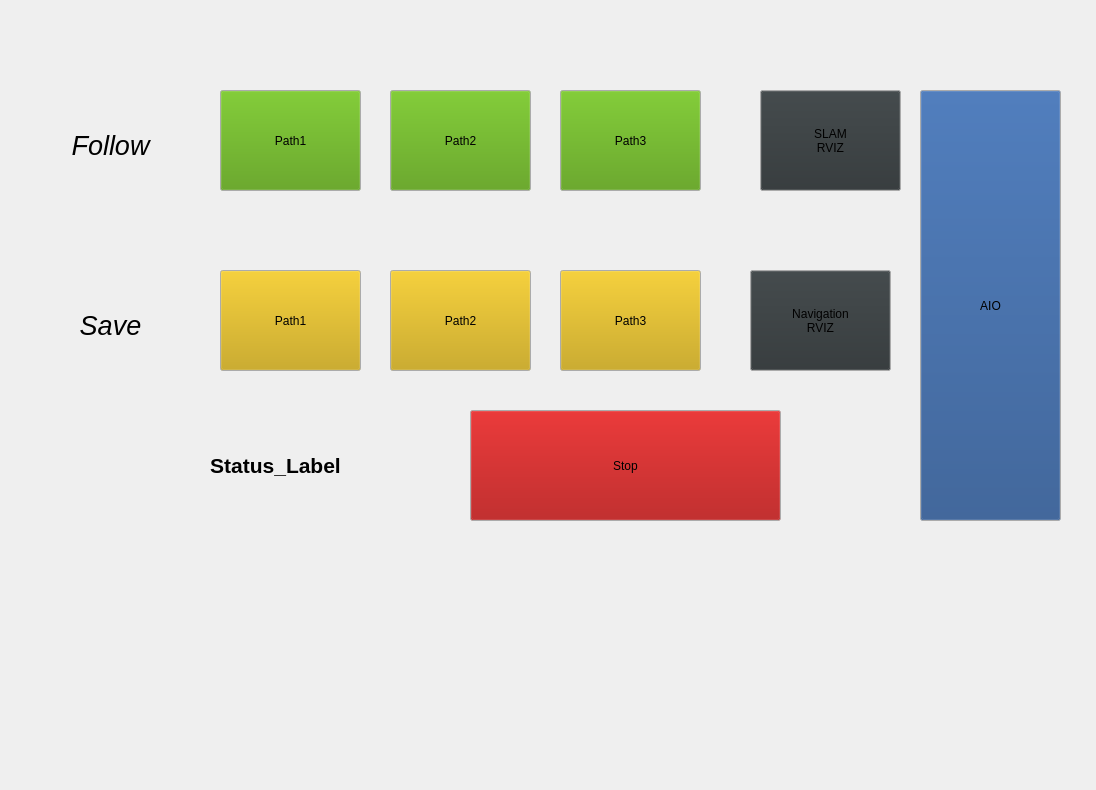
<?xml version="1.0" encoding="UTF-8"?>
<ui version="4.0">
 <class>Form</class>
 <widget class="QWidget" name="Form">
  <property name="geometry">
   <rect>
    <x>0</x>
    <y>0</y>
    <width>1096</width>
    <height>790</height>
   </rect>
  </property>
  <property name="windowTitle">
   <string>Form</string>
  </property>
  <widget class="QPushButton" name="follow_path_1_Button">
   <property name="geometry">
    <rect>
     <x>220</x>
     <y>90</y>
     <width>141</width>
     <height>101</height>
    </rect>
   </property>
   <property name="palette">
    <palette>
     <active>
      <colorrole role="Button">
       <brush brushstyle="SolidPattern">
        <color alpha="255">
         <red>78</red>
         <green>154</green>
         <blue>6</blue>
        </color>
       </brush>
      </colorrole>
     </active>
     <inactive>
      <colorrole role="Button">
       <brush brushstyle="SolidPattern">
        <color alpha="255">
         <red>78</red>
         <green>154</green>
         <blue>6</blue>
        </color>
       </brush>
      </colorrole>
     </inactive>
     <disabled>
      <colorrole role="Button">
       <brush brushstyle="SolidPattern">
        <color alpha="255">
         <red>78</red>
         <green>154</green>
         <blue>6</blue>
        </color>
       </brush>
      </colorrole>
     </disabled>
    </palette>
   </property>
   <property name="font">
    <font>
     <family>Ubuntu</family>
    </font>
   </property>
   <property name="text">
    <string>Path1</string>
   </property>
  </widget>
  <widget class="QLabel" name="label">
   <property name="geometry">
    <rect>
     <x>30</x>
     <y>80</y>
     <width>161</width>
     <height>131</height>
    </rect>
   </property>
   <property name="font">
    <font>
     <pointsize>20</pointsize>
     <italic>true</italic>
     <underline>false</underline>
     <strikeout>false</strikeout>
    </font>
   </property>
   <property name="text">
    <string>Follow</string>
   </property>
   <property name="alignment">
    <set>Qt::AlignCenter</set>
   </property>
  </widget>
  <widget class="QLabel" name="status_Label">
   <property name="geometry">
    <rect>
     <x>170</x>
     <y>410</y>
     <width>211</width>
     <height>111</height>
    </rect>
   </property>
   <property name="palette">
    <palette>
     <active>
      <colorrole role="Button">
       <brush brushstyle="SolidPattern">
        <color alpha="255">
         <red>92</red>
         <green>53</green>
         <blue>102</blue>
        </color>
       </brush>
      </colorrole>
      <colorrole role="Light">
       <brush brushstyle="SolidPattern">
        <color alpha="255">
         <red>92</red>
         <green>53</green>
         <blue>102</blue>
        </color>
       </brush>
      </colorrole>
      <colorrole role="BrightText">
       <brush brushstyle="SolidPattern">
        <color alpha="255">
         <red>92</red>
         <green>53</green>
         <blue>102</blue>
        </color>
       </brush>
      </colorrole>
      <colorrole role="Base">
       <brush brushstyle="SolidPattern">
        <color alpha="255">
         <red>92</red>
         <green>53</green>
         <blue>102</blue>
        </color>
       </brush>
      </colorrole>
      <colorrole role="Window">
       <brush brushstyle="SolidPattern">
        <color alpha="255">
         <red>92</red>
         <green>53</green>
         <blue>102</blue>
        </color>
       </brush>
      </colorrole>
      <colorrole role="NoRole">
       <brush brushstyle="SolidPattern">
        <color alpha="255">
         <red>92</red>
         <green>53</green>
         <blue>102</blue>
        </color>
       </brush>
      </colorrole>
     </active>
     <inactive>
      <colorrole role="Button">
       <brush brushstyle="SolidPattern">
        <color alpha="255">
         <red>92</red>
         <green>53</green>
         <blue>102</blue>
        </color>
       </brush>
      </colorrole>
      <colorrole role="Light">
       <brush brushstyle="SolidPattern">
        <color alpha="255">
         <red>92</red>
         <green>53</green>
         <blue>102</blue>
        </color>
       </brush>
      </colorrole>
      <colorrole role="BrightText">
       <brush brushstyle="SolidPattern">
        <color alpha="255">
         <red>92</red>
         <green>53</green>
         <blue>102</blue>
        </color>
       </brush>
      </colorrole>
      <colorrole role="Base">
       <brush brushstyle="SolidPattern">
        <color alpha="255">
         <red>92</red>
         <green>53</green>
         <blue>102</blue>
        </color>
       </brush>
      </colorrole>
      <colorrole role="Window">
       <brush brushstyle="SolidPattern">
        <color alpha="255">
         <red>92</red>
         <green>53</green>
         <blue>102</blue>
        </color>
       </brush>
      </colorrole>
      <colorrole role="NoRole">
       <brush brushstyle="SolidPattern">
        <color alpha="255">
         <red>92</red>
         <green>53</green>
         <blue>102</blue>
        </color>
       </brush>
      </colorrole>
     </inactive>
     <disabled>
      <colorrole role="Button">
       <brush brushstyle="SolidPattern">
        <color alpha="255">
         <red>92</red>
         <green>53</green>
         <blue>102</blue>
        </color>
       </brush>
      </colorrole>
      <colorrole role="Light">
       <brush brushstyle="SolidPattern">
        <color alpha="255">
         <red>92</red>
         <green>53</green>
         <blue>102</blue>
        </color>
       </brush>
      </colorrole>
      <colorrole role="BrightText">
       <brush brushstyle="SolidPattern">
        <color alpha="255">
         <red>92</red>
         <green>53</green>
         <blue>102</blue>
        </color>
       </brush>
      </colorrole>
      <colorrole role="Base">
       <brush brushstyle="SolidPattern">
        <color alpha="255">
         <red>92</red>
         <green>53</green>
         <blue>102</blue>
        </color>
       </brush>
      </colorrole>
      <colorrole role="Window">
       <brush brushstyle="SolidPattern">
        <color alpha="255">
         <red>92</red>
         <green>53</green>
         <blue>102</blue>
        </color>
       </brush>
      </colorrole>
      <colorrole role="NoRole">
       <brush brushstyle="SolidPattern">
        <color alpha="255">
         <red>92</red>
         <green>53</green>
         <blue>102</blue>
        </color>
       </brush>
      </colorrole>
     </disabled>
    </palette>
   </property>
   <property name="font">
    <font>
     <pointsize>16</pointsize>
     <weight>75</weight>
     <italic>false</italic>
     <bold>true</bold>
    </font>
   </property>
   <property name="text">
    <string>Status_Label</string>
   </property>
   <property name="alignment">
    <set>Qt::AlignCenter</set>
   </property>
  </widget>
  <widget class="QPushButton" name="stopButton">
   <property name="geometry">
    <rect>
     <x>470</x>
     <y>410</y>
     <width>311</width>
     <height>111</height>
    </rect>
   </property>
   <property name="palette">
    <palette>
     <active>
      <colorrole role="Button">
       <brush brushstyle="SolidPattern">
        <color alpha="255">
         <red>164</red>
         <green>0</green>
         <blue>0</blue>
        </color>
       </brush>
      </colorrole>
     </active>
     <inactive>
      <colorrole role="Button">
       <brush brushstyle="SolidPattern">
        <color alpha="255">
         <red>164</red>
         <green>0</green>
         <blue>0</blue>
        </color>
       </brush>
      </colorrole>
     </inactive>
     <disabled>
      <colorrole role="Button">
       <brush brushstyle="SolidPattern">
        <color alpha="255">
         <red>164</red>
         <green>0</green>
         <blue>0</blue>
        </color>
       </brush>
      </colorrole>
     </disabled>
    </palette>
   </property>
   <property name="text">
    <string>Stop</string>
   </property>
  </widget>
  <widget class="QPushButton" name="follow_path_2_Button">
   <property name="geometry">
    <rect>
     <x>390</x>
     <y>90</y>
     <width>141</width>
     <height>101</height>
    </rect>
   </property>
   <property name="palette">
    <palette>
     <active>
      <colorrole role="Button">
       <brush brushstyle="SolidPattern">
        <color alpha="255">
         <red>78</red>
         <green>154</green>
         <blue>6</blue>
        </color>
       </brush>
      </colorrole>
     </active>
     <inactive>
      <colorrole role="Button">
       <brush brushstyle="SolidPattern">
        <color alpha="255">
         <red>78</red>
         <green>154</green>
         <blue>6</blue>
        </color>
       </brush>
      </colorrole>
     </inactive>
     <disabled>
      <colorrole role="Button">
       <brush brushstyle="SolidPattern">
        <color alpha="255">
         <red>78</red>
         <green>154</green>
         <blue>6</blue>
        </color>
       </brush>
      </colorrole>
     </disabled>
    </palette>
   </property>
   <property name="text">
    <string>Path2</string>
   </property>
  </widget>
  <widget class="QPushButton" name="follow_path_3_Button">
   <property name="geometry">
    <rect>
     <x>560</x>
     <y>90</y>
     <width>141</width>
     <height>101</height>
    </rect>
   </property>
   <property name="palette">
    <palette>
     <active>
      <colorrole role="Button">
       <brush brushstyle="SolidPattern">
        <color alpha="255">
         <red>78</red>
         <green>154</green>
         <blue>6</blue>
        </color>
       </brush>
      </colorrole>
     </active>
     <inactive>
      <colorrole role="Button">
       <brush brushstyle="SolidPattern">
        <color alpha="255">
         <red>78</red>
         <green>154</green>
         <blue>6</blue>
        </color>
       </brush>
      </colorrole>
     </inactive>
     <disabled>
      <colorrole role="Button">
       <brush brushstyle="SolidPattern">
        <color alpha="255">
         <red>78</red>
         <green>154</green>
         <blue>6</blue>
        </color>
       </brush>
      </colorrole>
     </disabled>
    </palette>
   </property>
   <property name="text">
    <string>Path3</string>
   </property>
  </widget>
  <widget class="QPushButton" name="SLAM_display_Button">
   <property name="geometry">
    <rect>
     <x>760</x>
     <y>90</y>
     <width>141</width>
     <height>101</height>
    </rect>
   </property>
   <property name="palette">
    <palette>
     <active>
      <colorrole role="Button">
       <brush brushstyle="SolidPattern">
        <color alpha="255">
         <red>46</red>
         <green>52</green>
         <blue>54</blue>
        </color>
       </brush>
      </colorrole>
     </active>
     <inactive>
      <colorrole role="Button">
       <brush brushstyle="SolidPattern">
        <color alpha="255">
         <red>46</red>
         <green>52</green>
         <blue>54</blue>
        </color>
       </brush>
      </colorrole>
     </inactive>
     <disabled>
      <colorrole role="Button">
       <brush brushstyle="SolidPattern">
        <color alpha="255">
         <red>46</red>
         <green>52</green>
         <blue>54</blue>
        </color>
       </brush>
      </colorrole>
     </disabled>
    </palette>
   </property>
   <property name="text">
    <string>SLAM 
RVIZ</string>
   </property>
  </widget>
  <widget class="QLabel" name="label_2">
   <property name="geometry">
    <rect>
     <x>30</x>
     <y>260</y>
     <width>161</width>
     <height>131</height>
    </rect>
   </property>
   <property name="font">
    <font>
     <pointsize>20</pointsize>
     <italic>true</italic>
     <underline>false</underline>
     <strikeout>false</strikeout>
    </font>
   </property>
   <property name="text">
    <string>Save</string>
   </property>
   <property name="alignment">
    <set>Qt::AlignCenter</set>
   </property>
  </widget>
  <widget class="QPushButton" name="save_path_1_Button">
   <property name="geometry">
    <rect>
     <x>220</x>
     <y>270</y>
     <width>141</width>
     <height>101</height>
    </rect>
   </property>
   <property name="palette">
    <palette>
     <active>
      <colorrole role="Button">
       <brush brushstyle="SolidPattern">
        <color alpha="255">
         <red>196</red>
         <green>160</green>
         <blue>0</blue>
        </color>
       </brush>
      </colorrole>
     </active>
     <inactive>
      <colorrole role="Button">
       <brush brushstyle="SolidPattern">
        <color alpha="255">
         <red>196</red>
         <green>160</green>
         <blue>0</blue>
        </color>
       </brush>
      </colorrole>
     </inactive>
     <disabled>
      <colorrole role="Button">
       <brush brushstyle="SolidPattern">
        <color alpha="255">
         <red>196</red>
         <green>160</green>
         <blue>0</blue>
        </color>
       </brush>
      </colorrole>
     </disabled>
    </palette>
   </property>
   <property name="text">
    <string>Path1</string>
   </property>
  </widget>
  <widget class="QPushButton" name="save_path_2_Button">
   <property name="geometry">
    <rect>
     <x>390</x>
     <y>270</y>
     <width>141</width>
     <height>101</height>
    </rect>
   </property>
   <property name="palette">
    <palette>
     <active>
      <colorrole role="Button">
       <brush brushstyle="SolidPattern">
        <color alpha="255">
         <red>196</red>
         <green>160</green>
         <blue>0</blue>
        </color>
       </brush>
      </colorrole>
     </active>
     <inactive>
      <colorrole role="Button">
       <brush brushstyle="SolidPattern">
        <color alpha="255">
         <red>196</red>
         <green>160</green>
         <blue>0</blue>
        </color>
       </brush>
      </colorrole>
     </inactive>
     <disabled>
      <colorrole role="Button">
       <brush brushstyle="SolidPattern">
        <color alpha="255">
         <red>196</red>
         <green>160</green>
         <blue>0</blue>
        </color>
       </brush>
      </colorrole>
     </disabled>
    </palette>
   </property>
   <property name="text">
    <string>Path2</string>
   </property>
  </widget>
  <widget class="QPushButton" name="save_path_3_Button">
   <property name="geometry">
    <rect>
     <x>560</x>
     <y>270</y>
     <width>141</width>
     <height>101</height>
    </rect>
   </property>
   <property name="palette">
    <palette>
     <active>
      <colorrole role="Button">
       <brush brushstyle="SolidPattern">
        <color alpha="255">
         <red>196</red>
         <green>160</green>
         <blue>0</blue>
        </color>
       </brush>
      </colorrole>
     </active>
     <inactive>
      <colorrole role="Button">
       <brush brushstyle="SolidPattern">
        <color alpha="255">
         <red>196</red>
         <green>160</green>
         <blue>0</blue>
        </color>
       </brush>
      </colorrole>
     </inactive>
     <disabled>
      <colorrole role="Button">
       <brush brushstyle="SolidPattern">
        <color alpha="255">
         <red>196</red>
         <green>160</green>
         <blue>0</blue>
        </color>
       </brush>
      </colorrole>
     </disabled>
    </palette>
   </property>
   <property name="text">
    <string>Path3</string>
   </property>
  </widget>
  <widget class="QPushButton" name="Navigation_display_Button">
   <property name="geometry">
    <rect>
     <x>750</x>
     <y>270</y>
     <width>141</width>
     <height>101</height>
    </rect>
   </property>
   <property name="palette">
    <palette>
     <active>
      <colorrole role="Button">
       <brush brushstyle="SolidPattern">
        <color alpha="255">
         <red>46</red>
         <green>52</green>
         <blue>54</blue>
        </color>
       </brush>
      </colorrole>
     </active>
     <inactive>
      <colorrole role="Button">
       <brush brushstyle="SolidPattern">
        <color alpha="255">
         <red>46</red>
         <green>52</green>
         <blue>54</blue>
        </color>
       </brush>
      </colorrole>
     </inactive>
     <disabled>
      <colorrole role="Button">
       <brush brushstyle="SolidPattern">
        <color alpha="255">
         <red>46</red>
         <green>52</green>
         <blue>54</blue>
        </color>
       </brush>
      </colorrole>
     </disabled>
    </palette>
   </property>
   <property name="text">
    <string>Navigation 
RVIZ</string>
   </property>
  </widget>
  <widget class="QPushButton" name="aioButton">
   <property name="geometry">
    <rect>
     <x>920</x>
     <y>90</y>
     <width>141</width>
     <height>431</height>
    </rect>
   </property>
   <property name="palette">
    <palette>
     <active>
      <colorrole role="Button">
       <brush brushstyle="SolidPattern">
        <color alpha="255">
         <red>32</red>
         <green>74</green>
         <blue>135</blue>
        </color>
       </brush>
      </colorrole>
      <colorrole role="Base">
       <brush brushstyle="SolidPattern">
        <color alpha="255">
         <red>32</red>
         <green>74</green>
         <blue>135</blue>
        </color>
       </brush>
      </colorrole>
     </active>
     <inactive>
      <colorrole role="Button">
       <brush brushstyle="SolidPattern">
        <color alpha="255">
         <red>32</red>
         <green>74</green>
         <blue>135</blue>
        </color>
       </brush>
      </colorrole>
      <colorrole role="Base">
       <brush brushstyle="SolidPattern">
        <color alpha="255">
         <red>32</red>
         <green>74</green>
         <blue>135</blue>
        </color>
       </brush>
      </colorrole>
     </inactive>
     <disabled>
      <colorrole role="Button">
       <brush brushstyle="SolidPattern">
        <color alpha="255">
         <red>32</red>
         <green>74</green>
         <blue>135</blue>
        </color>
       </brush>
      </colorrole>
      <colorrole role="Base">
       <brush brushstyle="SolidPattern">
        <color alpha="255">
         <red>239</red>
         <green>239</green>
         <blue>239</blue>
        </color>
       </brush>
      </colorrole>
     </disabled>
    </palette>
   </property>
   <property name="text">
    <string>AIO</string>
   </property>
  </widget>
 </widget>
 <resources/>
 <connections/>
 <slots>
  <signal>signaltest()</signal>
  <slot>slottest()</slot>
 </slots>
</ui>
